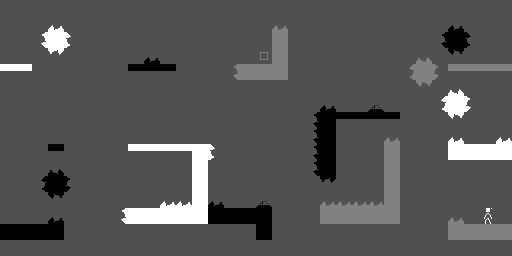

This game map was drawn from its Tiled (.tmx) file and the tilesets committed beside it. A one-line description and the full map source follow:
An orthogonal 32x16 tile map with 16x16 px tiles, 2 tile layers (alt_a, all).

<map version="1.5" tiledversion="1.7.2" orientation="orthogonal" renderorder="right-down" width="32" height="16" tilewidth="16" tileheight="16" infinite="0" backgroundcolor="#505050" nextlayerid="6" nextobjectid="1">
 <properties>
  <property name="bg_color" type="int" value="0" />
  <property name="title" value="Cliffside" />
  <property name="wrapping" type="bool" value="true" />
 </properties>
 <tileset firstgid="1" source="monoman.tsx" />
 <layer id="4" name="alt_a" width="32" height="16">
  <data encoding="csv">
0,0,0,0,0,0,0,0,0,0,0,0,0,0,0,0,0,0,0,0,0,0,0,0,0,0,0,0,0,0,0,0,
0,0,0,12,0,0,0,0,0,0,0,0,0,0,0,0,0,11,0,0,0,0,0,0,0,0,0,0,0,0,0,0,
0,0,1610612748,6,2684354572,0,0,0,0,0,0,0,0,0,0,0,0,5,0,0,0,0,0,0,0,0,0,0,0,0,0,0,
0,0,0,3221225484,0,0,0,0,0,10,0,0,0,0,0,0,17,5,0,0,0,0,0,0,0,0,0,0,0,0,0,0,
9,9,0,0,0,0,0,0,7,7,7,0,0,0,1610612747,5,5,5,0,0,0,0,0,0,0,0,0,0,0,0,0,0,
0,0,0,0,0,0,0,0,0,0,0,0,0,0,0,0,0,0,0,0,0,0,0,0,0,0,0,0,2147483660,0,0,0,
0,0,0,0,0,0,0,0,0,0,0,0,0,0,0,0,0,0,0,0,10,0,0,13,0,0,0,536870924,6,3758096396,0,0,
0,0,0,0,0,0,0,0,0,0,0,0,0,0,0,0,0,0,0,1610612746,4,7,7,7,7,0,0,0,1073741836,0,0,0,
0,0,0,0,0,0,0,0,0,0,0,0,0,0,0,0,0,0,0,1610612746,4,0,0,0,11,0,0,0,12,0,0,12,
0,0,0,7,0,0,0,0,9,9,9,9,6,2684354572,0,0,0,0,0,1610612746,4,0,0,0,5,0,0,0,6,6,6,6,
0,0,0,2147483658,0,0,0,0,0,0,0,0,6,0,0,0,0,0,0,1610612746,4,0,0,0,5,0,0,0,0,0,0,0,
0,0,536870922,4,3758096394,0,0,0,0,0,0,0,6,0,0,0,0,0,0,0,3221225482,0,0,0,5,0,0,0,0,0,0,0,
0,0,0,1073741834,0,0,0,0,0,0,12,12,6,10,0,0,13,0,0,0,11,11,11,11,5,0,0,0,0,0,0,0,
0,0,0,10,0,0,0,1610612748,6,6,6,6,6,4,4,4,4,0,0,0,5,5,5,5,5,0,0,0,11,0,2147483649,0,
4,4,4,4,0,0,0,0,0,0,0,0,0,0,0,0,4,0,0,0,0,0,0,0,0,0,0,0,5,5,5,5,
0,0,0,0,0,0,0,0,0,0,0,0,0,0,0,0,0,0,0,0,0,0,0,0,0,0,0,0,0,0,0,0
</data>
 </layer>
 <layer id="1" name="all" width="32" height="16">
  <data encoding="csv">
0,0,0,0,0,0,0,0,0,0,0,0,0,0,0,0,0,0,0,0,0,0,0,0,0,0,0,0,0,0,0,0,
0,0,0,0,0,0,0,0,0,0,0,0,0,0,0,0,0,0,0,0,0,0,0,0,0,0,0,0,10,0,0,0,
0,0,0,0,0,0,0,0,0,0,0,0,0,0,0,0,0,0,0,0,0,0,0,0,0,0,0,1610612746,4,2684354570,0,0,
0,0,0,0,0,0,0,0,0,0,0,0,0,0,0,0,0,0,0,0,0,0,0,0,0,0,2147483659,0,1073741834,0,0,0,
0,0,0,0,0,0,0,0,0,0,0,0,0,0,0,0,0,0,0,0,0,0,0,0,0,536870923,5,3758096395,8,8,8,8,
0,0,0,0,0,0,0,0,0,0,0,0,0,0,0,0,0,0,0,0,0,0,0,0,0,0,1073741835,0,0,0,0,0,
0,0,0,0,0,0,0,0,0,0,0,0,0,0,0,0,0,0,0,0,0,0,0,0,0,0,0,0,0,0,0,0,
0,0,0,0,0,0,0,0,0,0,0,0,0,0,0,0,0,0,0,0,0,0,0,0,0,0,0,0,0,0,0,0,
0,0,0,0,0,0,0,0,0,0,0,0,0,0,0,0,0,0,0,0,0,0,0,0,0,0,0,0,0,0,0,0,
0,0,0,0,0,0,0,0,0,0,0,0,0,0,0,0,0,0,0,0,0,0,0,0,0,0,0,0,0,0,0,0,
0,0,0,0,0,0,0,0,0,0,0,0,0,0,0,0,0,0,0,0,0,0,0,0,0,0,0,0,0,0,0,0,
0,0,0,0,0,0,0,0,0,0,0,0,0,0,0,0,0,0,0,0,0,0,0,0,0,0,0,0,0,0,0,0,
0,0,0,0,0,0,0,0,0,0,0,0,0,0,0,0,0,0,0,0,0,0,0,0,0,0,0,0,0,0,0,0,
0,0,0,0,0,0,0,0,0,0,0,0,0,0,0,0,0,0,0,0,0,0,0,0,0,0,0,0,0,0,0,0,
0,0,0,0,0,0,0,0,0,0,0,0,0,0,0,0,0,0,0,0,0,0,0,0,0,0,0,0,0,0,0,0,
0,0,0,0,0,0,0,0,0,0,0,0,0,0,0,0,0,0,0,0,0,0,0,0,0,0,0,0,0,0,0,0
</data>
 </layer>
</map>
